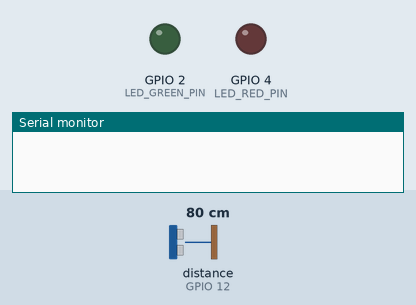
Bench run of a program on a simulated ESP32-S3. On the bench: output pins drawn as LEDs (lit = HIGH), the last lines printed to the serial monitor. Wiring (inferred from the names in the program): ultrasonic range finder: trigger GPIO 13; echo GPIO 12. Inputs (shaded band) come from the test bench; at power-on: distance to the obstacle (sensor on GPIO 12) 80 cm. The echo pulse lasts 58.3 µs per cm; WiFi joins after 1.5 s; servers stay silent unless stated; no MQTT or app messages arrive unless stated; pins used as bus, display or sensor lines are not drawn.

Above: at 0.0 s.
At 1.1 s:
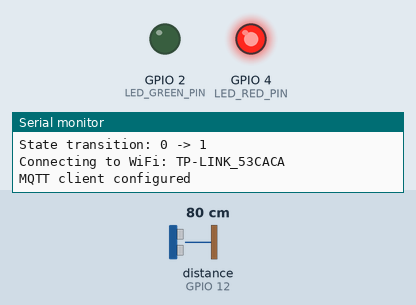
At 3.1 s:
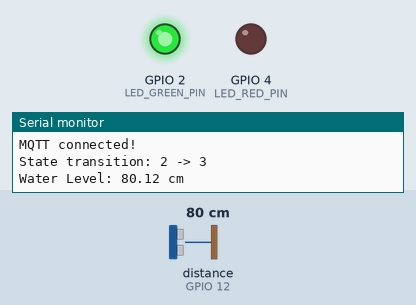
Timing chart, 0 to 4.6 s (numbered marks = the images above):
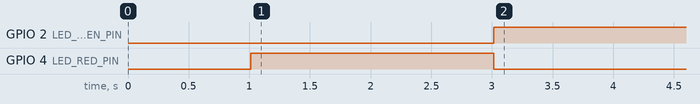

The program:

main.cpp
```cpp
/**
 * TMS - Tank Monitoring Subsystem
 * Hardware: ESP32
 * Purpose: Monitor rainwater level using sonar and publish data via MQTT
 * Architecture: FreeRTOS Task-based with FSM for network state management
 */

#include <Arduino.h>
#include <WiFi.h>
#include <PubSubClient.h>

// Include task headers
#include "task/Config.h"
#include "task/FSM.h"
#include "task/Sensor.h"
#include "task/Network.h"
#include "task/Tasks.h"

// ==================== GLOBAL OBJECTS ====================
WiFiClient espClient;
PubSubClient mqttClient(espClient);

// ==================== GLOBAL STATE ====================
volatile SystemState currentState = STATE_INITIALIZING;

// ==================== TASK HANDLES ====================
TaskHandle_t sonarTaskHandle = NULL;
TaskHandle_t mqttTaskHandle = NULL;
TaskHandle_t ledTaskHandle = NULL;

// ==================== SETUP ====================
void setup() {
    Serial.begin(115200);
    delay(1000);

    Serial.println("\n=== TMS - Tank Monitoring Subsystem ===");
    Serial.println("Initializing...");

    // Initialize hardware pins
    setupPins();

    // Create FreeRTOS Tasks
    createTasks();

    // Initial state transition
    handleStateTransition(STATE_CONNECTING_WIFI);
}

// ==================== MAIN LOOP ====================
void loop() {
    // Empty - all work done in FreeRTOS tasks
    vTaskDelay(pdMS_TO_TICKS(1000));
}
```

FSM.h
```cpp
/**
 * TMS Finite State Machine
 * System state management and transitions
 */

#ifndef TMS_FSM_H
#define TMS_FSM_H

#include <Arduino.h>

// ==================== FSM STATES ====================
enum SystemState {
    STATE_INITIALIZING,
    STATE_CONNECTING_WIFI,
    STATE_CONNECTING_MQTT,
    STATE_CONNECTED,
    STATE_NETWORK_ERROR
};

// Global state variable
extern volatile SystemState currentState;

// ==================== FSM FUNCTIONS ====================

/**
 * Handle state transition with logging
 */
void handleStateTransition(SystemState newState) {
    if (currentState != newState) {
        Serial.print("State transition: ");
        Serial.print(currentState);
        Serial.print(" -> ");
        Serial.println(newState);

        currentState = newState;
    }
}

#endif // TMS_FSM_H
```

Network.h
```cpp
/**
 * TMS Network Functions
 * WiFi and MQTT connection management
 */

#ifndef TMS_NETWORK_H
#define TMS_NETWORK_H

#include <Arduino.h>
#include <WiFi.h>
#include <PubSubClient.h>
#include "Config.h"

// Global network objects
extern WiFiClient espClient;
extern PubSubClient mqttClient;

// ==================== NETWORK FUNCTIONS ====================

/**
 * Initialize WiFi connection (non-blocking)
 */
void setupWiFi() {
    Serial.print("Connecting to WiFi: ");
    Serial.println(WIFI_SSID);

    WiFi.mode(WIFI_STA);
    WiFi.begin(WIFI_SSID, WIFI_PASSWORD);

    // Non-blocking connection check will be done in mqttTask
}

/**
 * Initialize MQTT client
 */
void setupMQTT();  // Forward declaration, defined in Tasks.h after callback

/**
 * MQTT message callback handler
 */
void mqttCallback(char* topic, byte* payload, unsigned int length) {
    Serial.print("Message arrived [");
    Serial.print(topic);
    Serial.print("]: ");
    for (unsigned int i = 0; i < length; i++) {
        Serial.print((char)payload[i]);
    }
    Serial.println();
}

/**
 * Setup MQTT client configuration
 */
void setupMQTT() {
    mqttClient.setServer(MQTT_BROKER, MQTT_PORT);
    mqttClient.setCallback(mqttCallback);
    Serial.println("MQTT client configured");
}

#endif // TMS_NETWORK_H
```

Sensor.h
```cpp
/**
 * TMS Sensor Functions
 * Sonar sensor reading and distance calculation
 */

#ifndef TMS_SENSOR_H
#define TMS_SENSOR_H

#include <Arduino.h>
#include "Config.h"

// ==================== SENSOR FUNCTIONS ====================

/**
 * Read distance from ultrasonic sonar sensor
 * @return Distance in cm, or 0.0 if out of range
 */
float readSonarDistance() {
    // Send ultrasonic pulse
    digitalWrite(SONAR_TRIG_PIN, LOW);
    delayMicroseconds(2);
    digitalWrite(SONAR_TRIG_PIN, HIGH);
    delayMicroseconds(10);
    digitalWrite(SONAR_TRIG_PIN, LOW);

    // Measure echo duration
    long duration = pulseIn(SONAR_ECHO_PIN, HIGH, 30000); // 30ms timeout

    // Calculate distance in cm
    // Speed of sound: 343 m/s = 0.0343 cm/μs
    // Distance = (duration / 2) * 0.0343
    float distance = (duration * 0.0343) / 2.0;

    // Return 0 if out of range
    if (duration == 0 || distance > 400) {
        return 0.0;
    }

    return distance;
}

#endif // TMS_SENSOR_H
```

Tasks.h
```cpp
/**
 * TMS FreeRTOS Tasks
 * Task implementations for sonar reading, MQTT communication, and LED control
 */

#ifndef TMS_TASKS_H
#define TMS_TASKS_H

#include <Arduino.h>
#include "Config.h"
#include "FSM.h"
#include "Sensor.h"
#include "Network.h"

// Task handles
extern TaskHandle_t sonarTaskHandle;
extern TaskHandle_t mqttTaskHandle;
extern TaskHandle_t ledTaskHandle;

// Shared water level variable (protected by atomic operations)
volatile float latestWaterLevel = 0.0;

// ==================== FREERTOS TASKS ====================

/**
 * Sonar Task: Reads water level at configured frequency
 */
void sonarTask(void* parameter) {
    TickType_t lastWakeTime = xTaskGetTickCount();

    for (;;) {
        if (currentState == STATE_CONNECTED) {
            float waterLevel = readSonarDistance();

            if (waterLevel > 0) {
                Serial.print("Water Level: ");
                Serial.print(waterLevel);
                Serial.println(" cm");

                // Update shared variable for MQTT task
                latestWaterLevel = waterLevel;
            }
        }

        // Wait for next sampling period
        vTaskDelayUntil(&lastWakeTime, pdMS_TO_TICKS(SAMPLING_FREQUENCY_MS));
    }
}

/**
 * MQTT Task: Handles WiFi/MQTT connection and publishes data
 */
void mqttTask(void* parameter) {
    setupWiFi();
    setupMQTT();

    for (;;) {
        switch (currentState) {
            case STATE_INITIALIZING:
            case STATE_CONNECTING_WIFI:
                if (WiFi.status() != WL_CONNECTED) {
                    // WiFi connecting...
                    vTaskDelay(pdMS_TO_TICKS(500));
                } else {
                    Serial.println("\nWiFi connected!");
                    Serial.print("IP address: ");
                    Serial.println(WiFi.localIP());
                    handleStateTransition(STATE_CONNECTING_MQTT);
                }
                break;

            case STATE_CONNECTING_MQTT:
                if (mqttClient.connect(MQTT_CLIENT_ID)) {
                    Serial.println("MQTT connected!");
                    handleStateTransition(STATE_CONNECTED);
                } else {
                    Serial.print("MQTT connection failed, rc=");
                    Serial.println(mqttClient.state());
                    vTaskDelay(pdMS_TO_TICKS(RECONNECT_DELAY_MS));
                }
                break;

            case STATE_CONNECTED:
                if (!mqttClient.connected()) {
                    Serial.println("MQTT disconnected!");
                    handleStateTransition(STATE_NETWORK_ERROR);
                } else {
                    mqttClient.loop();

                    // Publish water level data (plain number format for CUS compatibility)
                    if (latestWaterLevel > 0) {
                        char msg[20];
                        snprintf(msg, sizeof(msg), "%.2f", latestWaterLevel);
                        mqttClient.publish(MQTT_TOPIC_LEVEL, msg);
                    }
                }
                vTaskDelay(pdMS_TO_TICKS(100));
                break;

            case STATE_NETWORK_ERROR:
                Serial.println("Attempting to recover from network error...");
                if (WiFi.status() != WL_CONNECTED) {
                    handleStateTransition(STATE_CONNECTING_WIFI);
                } else {
                    handleStateTransition(STATE_CONNECTING_MQTT);
                }
                vTaskDelay(pdMS_TO_TICKS(RECONNECT_DELAY_MS));
                break;
        }
    }
}

/**
 * LED Task: Controls LED indicators based on system state
 * Requirement: Green ON + Red OFF = OK, Red ON + Green OFF = Error
 */
void ledTask(void* parameter) {
    for (;;) {
        switch (currentState) {
            case STATE_CONNECTED:
                // System working correctly: Green ON, Red OFF
                digitalWrite(LED_GREEN_PIN, HIGH);
                digitalWrite(LED_RED_PIN, LOW);
                break;

            case STATE_NETWORK_ERROR:
                // Network problems: Red ON, Green OFF
                digitalWrite(LED_GREEN_PIN, LOW);
                digitalWrite(LED_RED_PIN, HIGH);
                break;

            default:
                // During initialization/connection: Both OFF
                digitalWrite(LED_GREEN_PIN, LOW);
                digitalWrite(LED_RED_PIN, HIGH);
                break;
        }

        vTaskDelay(pdMS_TO_TICKS(500));
    }
}

/**
 * Setup hardware pins
 */
void setupPins() {
    pinMode(SONAR_TRIG_PIN, OUTPUT);
    pinMode(SONAR_ECHO_PIN, INPUT);
    pinMode(LED_GREEN_PIN, OUTPUT);
    pinMode(LED_RED_PIN, OUTPUT);

    digitalWrite(LED_GREEN_PIN, LOW);
    digitalWrite(LED_RED_PIN, LOW);

    Serial.println("Pins configured");
}

/**
 * Create all FreeRTOS tasks
 */
void createTasks() {
    xTaskCreate(
        sonarTask,          // Task function
        "SonarTask",        // Task name
        4096,               // Stack size (bytes)
        NULL,               // Task parameter
        2,                  // Priority
        &sonarTaskHandle    // Task handle
    );

    xTaskCreate(
        mqttTask,
        "MQTTTask",
        8192,               // Larger stack for network operations
        NULL,
        1,                  // Lower priority
        &mqttTaskHandle
    );

    xTaskCreate(
        ledTask,
        "LEDTask",
        2048,
        NULL,
        1,
        &ledTaskHandle
    );

    Serial.println("FreeRTOS tasks created successfully");
}

#endif // TMS_TASKS_H
```

Config.h
```cpp
/**
 * TMS Configuration
 * All system configuration constants and pin definitions
 */

#ifndef TMS_CONFIG_H
#define TMS_CONFIG_H

// ==================== WIFI CONFIGURATION ====================
const char* WIFI_SSID = "TP-LINK_53CACA";
const char* WIFI_PASSWORD = "65363331";

// ==================== MQTT CONFIGURATION ====================
const char* MQTT_BROKER = "192.168.0.101";  // Change to your MQTT broker IP
const int MQTT_PORT = 1883;
const char* MQTT_TOPIC_LEVEL = "tank/level";
const char* MQTT_CLIENT_ID = "TMS_ESP32";

// ==================== HARDWARE PIN CONFIGURATION ====================
const int SONAR_TRIG_PIN = 13;
const int SONAR_ECHO_PIN = 12;
const int LED_GREEN_PIN = 2;  // Network OK
const int LED_RED_PIN = 4;    // Network Error

// ==================== TIMING CONFIGURATION ====================
const int SAMPLING_FREQUENCY_MS = 1000;  // 1 Hz (F parameter)
const int RECONNECT_DELAY_MS = 5000;

#endif // TMS_CONFIG_H
```

Measured:
- by itself, GPIO 2 (LED_GREEN_PIN): LOW → HIGH at 3.0 s
- by itself, GPIO 4 (LED_RED_PIN): LOW → HIGH at 1.0 s, → LOW 2.0 s later
